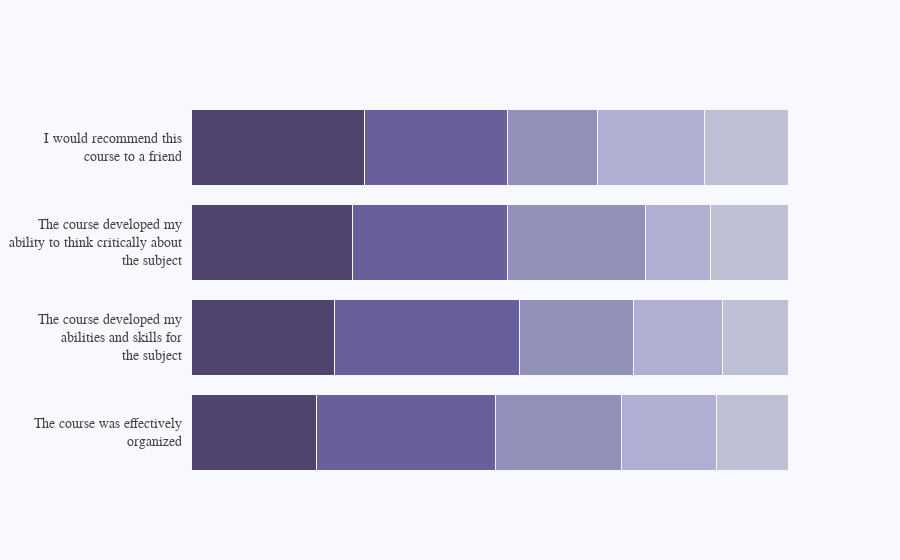

Notebook cell for this chart:
### Code cell
import plotly.graph_objects as go

top_labels = ['Strongly<br>agree', 'Agree', 'Neutral', 'Disagree',
              'Strongly<br>disagree']

colors = ['rgba(38, 24, 74, 0.8)', 'rgba(71, 58, 131, 0.8)',
          'rgba(122, 120, 168, 0.8)', 'rgba(164, 163, 204, 0.85)',
          'rgba(190, 192, 213, 1)']

x_data = [[21, 30, 21, 16, 12],
          [24, 31, 19, 15, 11],
          [27, 26, 23, 11, 13],
          [29, 24, 15, 18, 14]]

y_data = ['The course was effectively<br>organized',
          'The course developed my<br>abilities and skills ' +
          'for<br>the subject', 'The course developed ' +
          'my<br>ability to think critically about<br>the subject',
          'I would recommend this<br>course to a friend']

fig = go.Figure()

for i in range(0, len(x_data[0])):
    for xd, yd in zip(x_data, y_data):
        fig.add_trace(go.Bar(
            x=[xd[i]], y=[yd],
            orientation='h',
            marker=dict(
                color=colors[i],
                line=dict(color='rgb(248, 248, 249)', width=1)
            )
        ))

fig.update_layout(
    xaxis=dict(
        showgrid=False,
        showline=False,
        showticklabels=False,
        zeroline=False,
        domain=[0.15, 1]
    ),
    yaxis=dict(
        showgrid=False,
        showline=False,
        showticklabels=False,
        zeroline=False,
    ),
    barmode='stack',
    paper_bgcolor='rgb(248, 248, 255)',
    plot_bgcolor='rgb(248, 248, 255)',
    showlegend=False,
)

annotations = []

for yd, xd in zip(y_data, x_data):
    # labeling the y-axis
    annotations.append(dict(xref='paper', yref='y',
                            x=0.14, y=yd,
                            xanchor='right',
                            text=str(yd),
                            font=dict(family='Arial', size=14,
                                      color='rgb(67, 67, 67)'),
                            showarrow=False, align='right'))
    # labeling the first percentage of each bar (x_axis)

fig.update_layout(annotations=annotations)

fig.show()

### Figure 1 — Plotly figure (JSON) as saved in the notebook; plotly's stock layout.template omitted (floating-point values rounded to 4 significant figures)
{"data": [{"marker": {"color": "rgba(38, 24, 74, 0.8)", "line": {"color": "rgb(248, 248, 249)", "width": 1}}, "orientation": "h", "type": "bar", "x": [21], "y": ["The course was effectively<br>organized"]}, {"marker": {"color": "rgba(38, 24, 74, 0.8)", "line": {"color": "rgb(248, 248, 249)", "width": 1}}, "orientation": "h", "type": "bar", "x": [24], "y": ["The course developed my<br>abilities and skills for<br>the subject"]}, {"marker": {"color": "rgba(38, 24, 74, 0.8)", "line": {"color": "rgb(248, 248, 249)", "width": 1}}, "orientation": "h", "type": "bar", "x": [27], "y": ["The course developed my<br>ability to think critically about<br>the subject"]}, {"marker": {"color": "rgba(38, 24, 74, 0.8)", "line": {"color": "rgb(248, 248, 249)", "width": 1}}, "orientation": "h", "type": "bar", "x": [29], "y": ["I would recommend this<br>course to a friend"]}, {"marker": {"color": "rgba(71, 58, 131, 0.8)", "line": {"color": "rgb(248, 248, 249)", "width": 1}}, "orientation": "h", "type": "bar", "x": [30], "y": ["The course was effectively<br>organized"]}, {"marker": {"color": "rgba(71, 58, 131, 0.8)", "line": {"color": "rgb(248, 248, 249)", "width": 1}}, "orientation": "h", "type": "bar", "x": [31], "y": ["The course developed my<br>abilities and skills for<br>the subject"]}, {"marker": {"color": "rgba(71, 58, 131, 0.8)", "line": {"color": "rgb(248, 248, 249)", "width": 1}}, "orientation": "h", "type": "bar", "x": [26], "y": ["The course developed my<br>ability to think critically about<br>the subject"]}, {"marker": {"color": "rgba(71, 58, 131, 0.8)", "line": {"color": "rgb(248, 248, 249)", "width": 1}}, "orientation": "h", "type": "bar", "x": [24], "y": ["I would recommend this<br>course to a friend"]}, {"marker": {"color": "rgba(122, 120, 168, 0.8)", "line": {"color": "rgb(248, 248, 249)", "width": 1}}, "orientation": "h", "type": "bar", "x": [21], "y": ["The course was effectively<br>organized"]}, {"marker": {"color": "rgba(122, 120, 168, 0.8)", "line": {"color": "rgb(248, 248, 249)", "width": 1}}, "orientation": "h", "type": "bar", "x": [19], "y": ["The course developed my<br>abilities and skills for<br>the subject"]}, {"marker": {"color": "rgba(122, 120, 168, 0.8)", "line": {"color": "rgb(248, 248, 249)", "width": 1}}, "orientation": "h", "type": "bar", "x": [23], "y": ["The course developed my<br>ability to think critically about<br>the subject"]}, {"marker": {"color": "rgba(122, 120, 168, 0.8)", "line": {"color": "rgb(248, 248, 249)", "width": 1}}, "orientation": "h", "type": "bar", "x": [15], "y": ["I would recommend this<br>course to a friend"]}, {"marker": {"color": "rgba(164, 163, 204, 0.85)", "line": {"color": "rgb(248, 248, 249)", "width": 1}}, "orientation": "h", "type": "bar", "x": [16], "y": ["The course was effectively<br>organized"]}, {"marker": {"color": "rgba(164, 163, 204, 0.85)", "line": {"color": "rgb(248, 248, 249)", "width": 1}}, "orientation": "h", "type": "bar", "x": [15], "y": ["The course developed my<br>abilities and skills for<br>the subject"]}, {"marker": {"color": "rgba(164, 163, 204, 0.85)", "line": {"color": "rgb(248, 248, 249)", "width": 1}}, "orientation": "h", "type": "bar", "x": [11], "y": ["The course developed my<br>ability to think critically about<br>the subject"]}, {"marker": {"color": "rgba(164, 163, 204, 0.85)", "line": {"color": "rgb(248, 248, 249)", "width": 1}}, "orientation": "h", "type": "bar", "x": [18], "y": ["I would recommend this<br>course to a friend"]}, {"marker": {"color": "rgba(190, 192, 213, 1)", "line": {"color": "rgb(248, 248, 249)", "width": 1}}, "orientation": "h", "type": "bar", "x": [12], "y": ["The course was effectively<br>organized"]}, {"marker": {"color": "rgba(190, 192, 213, 1)", "line": {"color": "rgb(248, 248, 249)", "width": 1}}, "orientation": "h", "type": "bar", "x": [11], "y": ["The course developed my<br>abilities and skills for<br>the subject"]}, {"marker": {"color": "rgba(190, 192, 213, 1)", "line": {"color": "rgb(248, 248, 249)", "width": 1}}, "orientation": "h", "type": "bar", "x": [13], "y": ["The course developed my<br>ability to think critically about<br>the subject"]}, {"marker": {"color": "rgba(190, 192, 213, 1)", "line": {"color": "rgb(248, 248, 249)", "width": 1}}, "orientation": "h", "type": "bar", "x": [14], "y": ["I would recommend this<br>course to a friend"]}], "layout": {"annotations": [{"align": "right", "font": {"color": "rgb(67, 67, 67)", "family": "Arial", "size": 14}, "showarrow": false, "text": "The course was effectively<br>organized", "x": 0.14, "xanchor": "right", "xref": "paper", "y": "The course was effectively<br>organized", "yref": "y"}, {"align": "right", "font": {"color": "rgb(67, 67, 67)", "family": "Arial", "size": 14}, "showarrow": false, "text": "The course developed my<br>abilities and skills for<br>the subject", "x": 0.14, "xanchor": "right", "xref": "paper", "y": "The course developed my<br>abilities and skills for<br>the subject", "yref": "y"}, {"align": "right", "font": {"color": "rgb(67, 67, 67)", "family": "Arial", "size": 14}, "showarrow": false, "text": "The course developed my<br>ability to think critically about<br>the subject", "x": 0.14, "xanchor": "right", "xref": "paper", "y": "The course developed my<br>ability to think critically about<br>the subject", "yref": "y"}, {"align": "right", "font": {"color": "rgb(67, 67, 67)", "family": "Arial", "size": 14}, "showarrow": false, "text": "I would recommend this<br>course to a friend", "x": 0.14, "xanchor": "right", "xref": "paper", "y": "I would recommend this<br>course to a friend", "yref": "y"}], "barmode": "stack", "paper_bgcolor": "rgb(248, 248, 255)", "plot_bgcolor": "rgb(248, 248, 255)", "showlegend": false, "xaxis": {"domain": [0.15, 1], "showgrid": false, "showline": false, "showticklabels": false, "zeroline": false}, "yaxis": {"showgrid": false, "showline": false, "showticklabels": false, "zeroline": false}}}
